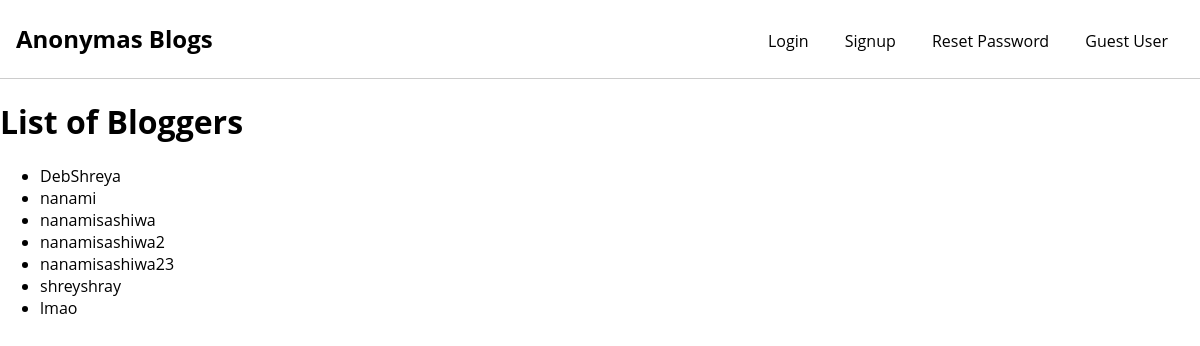
The page /blog/bloggers/ on the database as committed earlier.
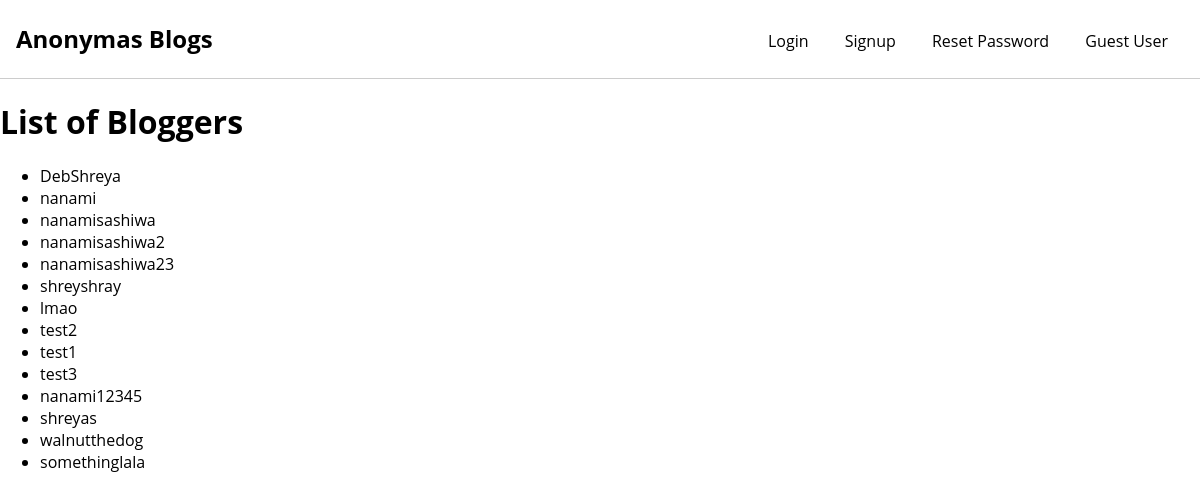
The same page on the database as committed later.
### everything/models.py (models this page shows, shortened)
class Blogger(models.Model):
    name = models.CharField(max_length=100)
    biography = models.TextField()
    user = models.OneToOneField(User, on_delete=models.CASCADE, default="")  # Change the default value as needed

### everything/views.py (the view)
# urls.py: path('blog/bloggers/', views.blogger_list, name='blogger-list'),
def blogger_list(request):
    bloggers = Blogger.objects.all()
    return render(request, 'blogger_list.html', {'bloggers': bloggers})

### everything/templates/blogger_list.html (shortened to what this page needs)
<!DOCTYPE html>
{% load static %}
<html>
<head>
    <link rel="stylesheet" href="{% static "home.css" %}">
</head>
<body>
    <header class="site-header">
        <div class="site-identity">
            <h1><a href="/blog/">Anonymas Blogs</a></h1>
        </div>
        <nav class="site-navigation">
            <ul class="nav">
                {% if user.is_authenticated %}
                        <li class="nav-item"><a class="nav-link" href="{% url 'blog-list' %}">Blogs</a></li>
                        <li class="nav-item"><a class="nav-link" href="{% url 'blogger-list' %}">Bloggers</a></li>
                        <li class="nav-item"><a class="nav-link" href="{% url 'logout' %}">Logout</a></li>
                        <li><b><a href="">{{ user.username }}</a></b></li>
                    {% else %}
                        <li class="nav-item"><a class="nav-link" href="{% url 'login' %}">Login</a></li>
                        <li class="nav-item"><a class="nav-link" href="{% url 'signup' %}">Signup</a></li>
                        <li><a href="{% url 'password_reset' %}">Reset Password</a></li>
                        <li>Guest User</li>
                    {% endif %}
                </ul>
            </nav>
        </header>
    <h1>List of Bloggers</h1>
    <ul>
        {% for blogger in bloggers %}
    <li>{{ blogger.user.username }}</li>
  {% endfor %}
    </ul>
</body>
</html>

### everything/static/home.css (style rules this page uses)
body { font-family: "Open Sans", sans-serif; margin: 0; }
a { text-decoration: none; color: #000; }
.site-header { border-bottom: 1px solid #ccc; padding: 0.5em 1em; display: flex; justify-content: space-between; }
.site-identity h1 { font-size: 1.5em; margin: 0.6em 0; display: inline-block; }
.site-navigation ul, .site-navigation li { margin: 0; padding: 0; }
.site-navigation li { display: inline-block; margin: 1.4em 1em 1em 1em; }

Rows that differ between the two databases and show on the page:
added Blogger: user.username "test2"
added Blogger: user.username "test1"
added Blogger: user.username "test3"
added Blogger: user.username "nanami12345"
added Blogger: user.username "shreyas"
added Blogger: user.username "walnutthedog"
added Blogger: user.username "somethinglala"
